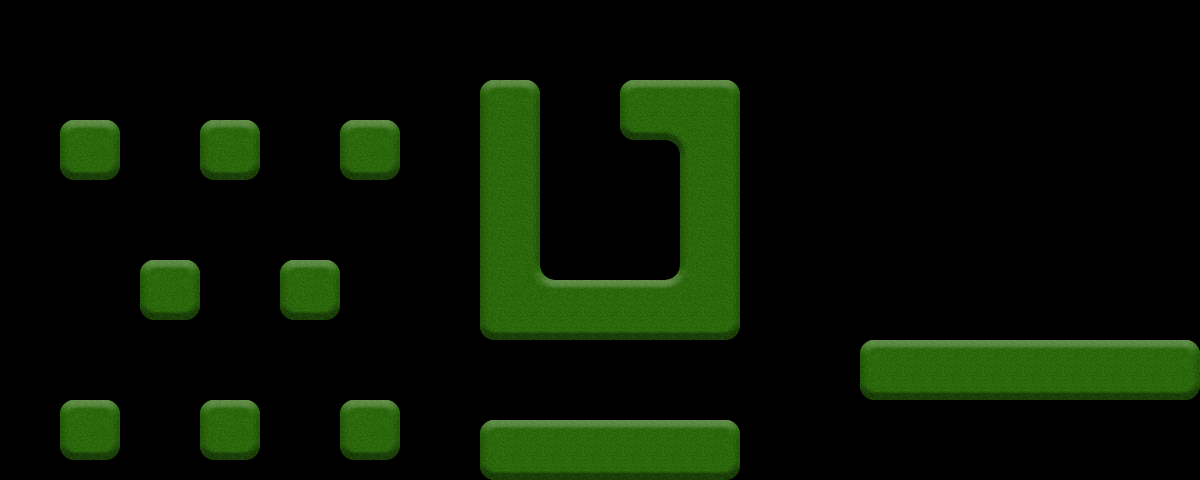

Rendered tile map (Tiled .tmx) drawn with the repository's tilesets; below, a short description and the map source with its tile grids summarised:
An orthogonal 60x24 tile map with 20x20 px tiles, 1 tile layer (Tile Layer 1), 3 tilesets and 20 objects (2x Waypoint, goal, ball).

<map version="1.0" orientation="orthogonal" width="60" height="24" tilewidth="20" tileheight="20">
 <tileset firstgid="1" name="Grass" tilewidth="20" tileheight="20">
  <image source="gfx/Grass.png" width="80" height="160" />
 </tileset>
 <tileset firstgid="33" name="Veritcal" tilewidth="32" tileheight="96">
  <image source="gfx/vertical.png" width="32" height="96" />
 </tileset>
 <tileset firstgid="34" name="horizontal3" tilewidth="384" tileheight="32">
  <image source="gfx/horizontal3.png" width="384" height="32" />
 </tileset>
 <layer name="Tile Layer 1" width="60" height="24">
  <data>[1440 cells, 273 non-empty, 21 distinct tile ids]</data>
 </layer>
 <objectgroup name="Walls" width="60" height="24">
  <properties>
   <property name="type" value="wall" />
  </properties>
  <object x="480" y="280" width="260" height="60" />
  <object x="680" y="80" width="60" height="200" />
  <object x="480" y="80" width="60" height="200" />
  <object x="620" y="80" width="60" height="60" />
  <object x="480" y="420" width="260" height="60" />
  <object x="860" y="340" width="340" height="60" />
  <object x="60" y="120" width="60" height="60" />
  <object x="200" y="120" width="60" height="60" />
  <object x="340" y="120" width="60" height="60" />
  <object x="140" y="260" width="60" height="60" />
  <object x="280" y="260" width="60" height="60" />
  <object x="60" y="400" width="60" height="60" />
  <object x="200" y="400" width="60" height="60" />
  <object x="340" y="400" width="60" height="60" />
 </objectgroup>
 <objectgroup color="#00ff7f" name="Elements" width="60" height="24">
  <object name="goal" x="580" y="360" width="40" height="40">
   <properties>
    <property name="direction" value="right" />
    <property name="type" value="goal" />
   </properties>
  </object>
  <object name="ball" x="580" y="240" width="40" height="40">
   <properties>
    <property name="type" value="ball" />
   </properties>
  </object>
  <object name="Waypoint" x="360" y="360">
   <properties>
    <property name="type" value="waypoint" />
   </properties>
  </object>
  <object name="Waypoint" x="800" y="280" width="20" height="20">
   <properties>
    <property name="type" value="waypoint" />
   </properties>
  </object>
 </objectgroup>
 <objectgroup color="#ff007f" name="Objects" width="60" height="24">
  <properties>
   <property name="type" value="object" />
  </properties>
  <object gid="33" x="1015" y="337" />
  <object gid="34" x="840" y="239" />
 </objectgroup>
</map>
